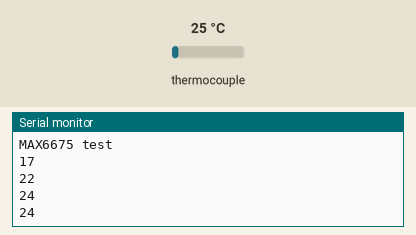
A sketch run on a simulated ESP32. Shown: the last lines printed to the serial monitor. The test bench sets the inputs (shaded band); at power-on: thermocouple 25 °C.

Above: at 1.7 s.
1.8 s: thermocouple set to 6 °C
At 1.93 s:
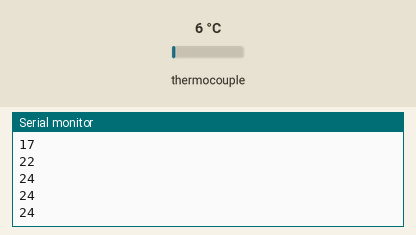
3.3 s: thermocouple set to 75 °C
At 3.43 s:
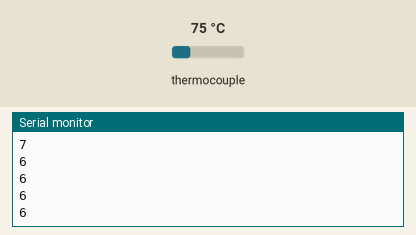
Timing chart, 0 to 6.3 s (numbered marks = the images above; inputs shaded):
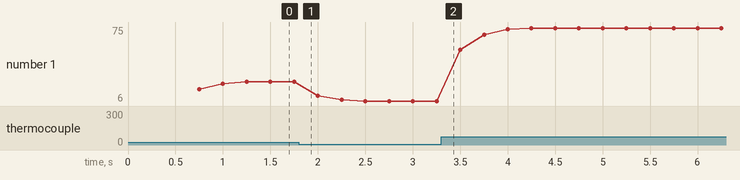

The sketch:

serialthermocouple.ino
```cpp
#include <max6675.h>
#include <Ticker.h>

Ticker ThermoCoupleTicker;

int thermoDO = 12;
int thermoCS = 15;
int thermoCLK = 14;

float dbTemp = 0;
float data_filtered[2] = {0, 0};

MAX6675 thermocouple(thermoCLK, thermoCS, thermoDO);

int readThermoCouple(){
  float alpha = 0.7;
  dbTemp = (float)thermocouple.readCelsius();
  // Low Pass Filter
  data_filtered[1] = alpha * dbTemp + (1 - alpha) * data_filtered[0];
  data_filtered[0] = data_filtered[1];
  return data_filtered[1];
}

void ThermoCoupleTask(){
  Serial.println(readThermoCouple());
}

void setup() {
  Serial.begin(9600);
  Serial.println("MAX6675 test");
  // wait for MAX chip to stabilize
  delay(500);

  ThermoCoupleTicker.attach(0.25, ThermoCoupleTask);
}

void loop() {

}
```

Measured:
- plotted number 1: 24 → 6 after the input at 1.8 s, 6 → 75 after the input at 3.3 s
